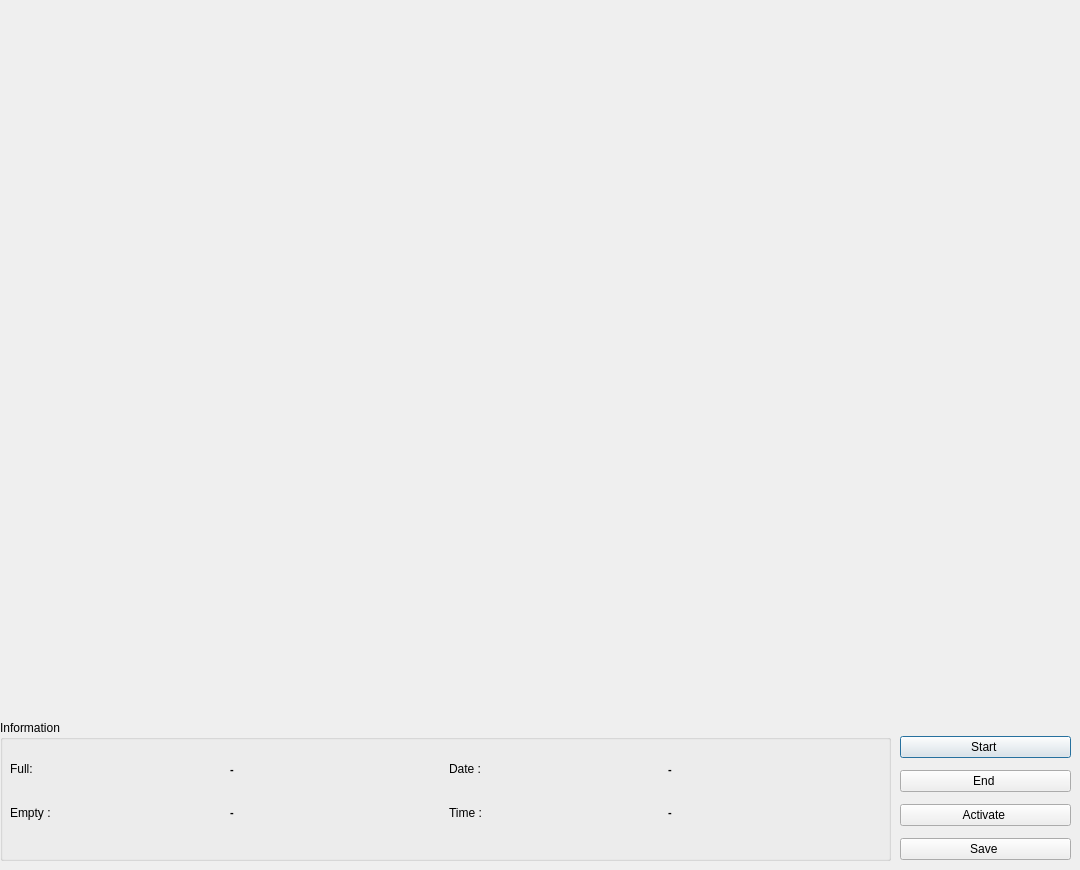
<?xml version="1.0" encoding="UTF-8"?>
<ui version="4.0">
 <class>Dialog</class>
 <widget class="QDialog" name="Dialog">
  <property name="geometry">
   <rect>
    <x>0</x>
    <y>0</y>
    <width>1080</width>
    <height>870</height>
   </rect>
  </property>
  <property name="minimumSize">
   <size>
    <width>1080</width>
    <height>870</height>
   </size>
  </property>
  <property name="maximumSize">
   <size>
    <width>1080</width>
    <height>870</height>
   </size>
  </property>
  <property name="windowTitle">
   <string>Dialog</string>
  </property>
  <widget class="QLabel" name="img_label">
   <property name="geometry">
    <rect>
     <x>0</x>
     <y>0</y>
     <width>1080</width>
     <height>720</height>
    </rect>
   </property>
   <property name="minimumSize">
    <size>
     <width>1080</width>
     <height>720</height>
    </size>
   </property>
   <property name="maximumSize">
    <size>
     <width>1920</width>
     <height>1080</height>
    </size>
   </property>
   <property name="frameShape">
    <enum>QFrame::NoFrame</enum>
   </property>
   <property name="lineWidth">
    <number>1</number>
   </property>
   <property name="text">
    <string/>
   </property>
  </widget>
  <widget class="QGroupBox" name="groupBox">
   <property name="geometry">
    <rect>
     <x>0</x>
     <y>720</y>
     <width>891</width>
     <height>141</height>
    </rect>
   </property>
   <property name="title">
    <string>Information</string>
   </property>
   <widget class="QWidget" name="horizontalLayoutWidget_3">
    <property name="geometry">
     <rect>
      <x>10</x>
      <y>30</y>
      <width>871</width>
      <height>81</height>
     </rect>
    </property>
    <layout class="QHBoxLayout" name="horizontalLayout_5">
     <item>
      <layout class="QVBoxLayout" name="verticalLayout_2">
       <item>
        <layout class="QHBoxLayout" name="horizontalLayout_3">
         <item>
          <widget class="QLabel" name="full_label">
           <property name="text">
            <string>Full:</string>
           </property>
          </widget>
         </item>
         <item>
          <widget class="QLabel" name="full_output">
           <property name="font">
            <font>
             <pointsize>8</pointsize>
             <weight>75</weight>
             <bold>true</bold>
            </font>
           </property>
           <property name="text">
            <string>-</string>
           </property>
          </widget>
         </item>
        </layout>
       </item>
       <item>
        <layout class="QHBoxLayout" name="horizontalLayout_4">
         <item>
          <widget class="QLabel" name="empty_label">
           <property name="text">
            <string>Empty :</string>
           </property>
          </widget>
         </item>
         <item>
          <widget class="QLabel" name="empty_output">
           <property name="font">
            <font>
             <pointsize>8</pointsize>
             <weight>75</weight>
             <bold>true</bold>
            </font>
           </property>
           <property name="text">
            <string>-</string>
           </property>
          </widget>
         </item>
        </layout>
       </item>
      </layout>
     </item>
     <item>
      <layout class="QVBoxLayout" name="verticalLayout">
       <item>
        <layout class="QHBoxLayout" name="horizontalLayout">
         <item>
          <widget class="QLabel" name="date_lable">
           <property name="text">
            <string>Date :</string>
           </property>
          </widget>
         </item>
         <item>
          <widget class="QLabel" name="data_output">
           <property name="font">
            <font>
             <pointsize>8</pointsize>
             <weight>75</weight>
             <bold>true</bold>
            </font>
           </property>
           <property name="text">
            <string>-</string>
           </property>
          </widget>
         </item>
        </layout>
       </item>
       <item>
        <layout class="QHBoxLayout" name="horizontalLayout_2">
         <item>
          <widget class="QLabel" name="time_lable">
           <property name="text">
            <string>Time :</string>
           </property>
          </widget>
         </item>
         <item>
          <widget class="QLabel" name="time_output">
           <property name="font">
            <font>
             <pointsize>8</pointsize>
             <weight>75</weight>
             <bold>true</bold>
            </font>
           </property>
           <property name="text">
            <string>-</string>
           </property>
          </widget>
         </item>
        </layout>
       </item>
      </layout>
     </item>
    </layout>
   </widget>
  </widget>
  <widget class="QWidget" name="verticalLayoutWidget_3">
   <property name="geometry">
    <rect>
     <x>900</x>
     <y>730</y>
     <width>171</width>
     <height>139</height>
    </rect>
   </property>
   <layout class="QVBoxLayout" name="verticalLayout_3">
    <item>
     <widget class="QPushButton" name="start_buttom">
      <property name="text">
       <string>Start </string>
      </property>
      <property name="icon">
       <iconset resource="img/icons.qrc">
        <normaloff>:/newPrefix/play_arrow_FILL0_wght400_GRAD0_opsz48.png</normaloff>:/newPrefix/play_arrow_FILL0_wght400_GRAD0_opsz48.png</iconset>
      </property>
      <property name="checkable">
       <bool>false</bool>
      </property>
      <property name="autoExclusive">
       <bool>false</bool>
      </property>
     </widget>
    </item>
    <item>
     <widget class="QPushButton" name="end_buttom">
      <property name="text">
       <string>End </string>
      </property>
      <property name="icon">
       <iconset resource="img/icons.qrc">
        <normaloff>:/newPrefix/stop_FILL0_wght400_GRAD0_opsz48.png</normaloff>:/newPrefix/stop_FILL0_wght400_GRAD0_opsz48.png</iconset>
      </property>
      <property name="checkable">
       <bool>false</bool>
      </property>
     </widget>
    </item>
    <item>
     <widget class="QPushButton" name="activate_buttom">
      <property name="text">
       <string>Activate </string>
      </property>
      <property name="icon">
       <iconset resource="img/icons.qrc">
        <normaloff>:/newPrefix/motion_sensor_active_FILL0_wght400_GRAD0_opsz48.png</normaloff>:/newPrefix/motion_sensor_active_FILL0_wght400_GRAD0_opsz48.png</iconset>
      </property>
      <property name="checkable">
       <bool>false</bool>
      </property>
     </widget>
    </item>
    <item>
     <widget class="QPushButton" name="save_buttom">
      <property name="text">
       <string>Save </string>
      </property>
      <property name="icon">
       <iconset resource="img/icons.qrc">
        <normaloff>:/newPrefix/download_FILL0_wght400_GRAD0_opsz48.png</normaloff>:/newPrefix/download_FILL0_wght400_GRAD0_opsz48.png</iconset>
      </property>
     </widget>
    </item>
   </layout>
  </widget>
  <widget class="QLabel" name="logo_label">
   <property name="geometry">
    <rect>
     <x>0</x>
     <y>0</y>
     <width>1080</width>
     <height>720</height>
    </rect>
   </property>
   <property name="minimumSize">
    <size>
     <width>1080</width>
     <height>720</height>
    </size>
   </property>
   <property name="styleSheet">
    <string notr="true">image: url(:/newPrefix/background.png);</string>
   </property>
   <property name="text">
    <string/>
   </property>
  </widget>
  <zorder>logo_label</zorder>
  <zorder>img_label</zorder>
  <zorder>groupBox</zorder>
  <zorder>verticalLayoutWidget_3</zorder>
 </widget>
 <resources>
  <include location="img/icons.qrc"/>
 </resources>
 <connections/>
</ui>
